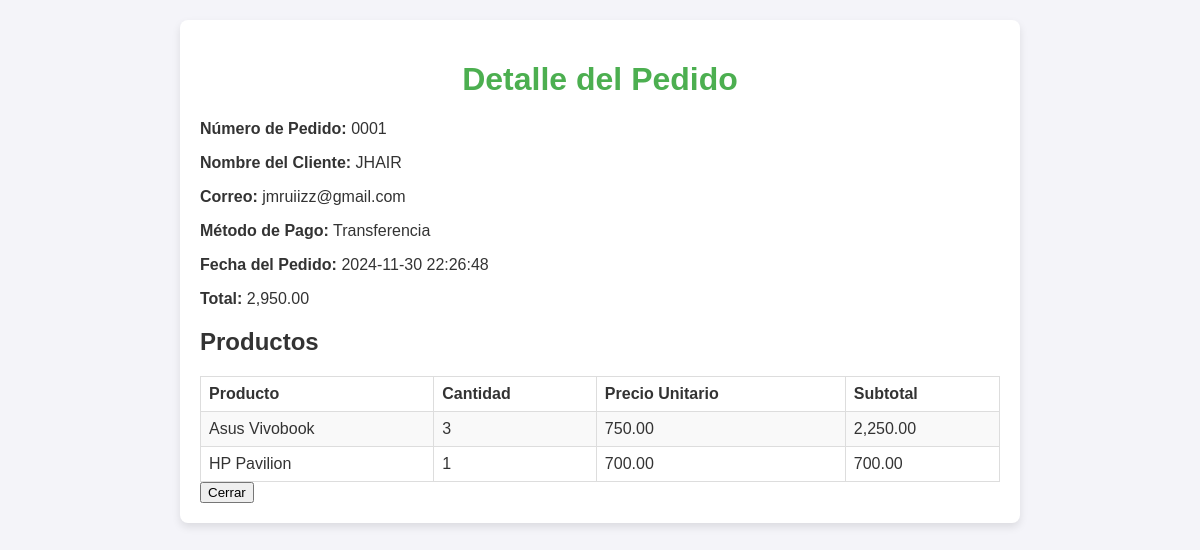
Screenshot of /pedido_detalle.php?id_pedido=0001 with the database file from the repository.
### tables this page shows
CREATE TABLE `pedidos` (
  `id_pedido` varchar(10) NOT NULL,
  `nombre_cliente` varchar(255) NOT NULL,
  `correo` varchar(255) NOT NULL,
  `metodo_pago` varchar(50) NOT NULL,
  `fecha_pedido` datetime NOT NULL,
  `total` decimal(10,2) NOT NULL,
  `estado` varchar(50) NOT NULL
);

CREATE TABLE `detalles_pedido` (
  `id_detalle` int(11) NOT NULL,
  `id_pedido` varchar(10) NOT NULL,
  `id_producto` varchar(11) NOT NULL,
  `nombre_producto` varchar(255) NOT NULL,
  `precio` decimal(10,2) NOT NULL,
  `cantidad` int(11) NOT NULL,
  `subtotal` decimal(10,2) NOT NULL
);

### pedido_detalle.php (the view, shortened to what this page needs)
<?php
include 'conexion.php';
$id_pedido = isset($_GET['id_pedido']) ? $_GET['id_pedido'] : null;
$sql_pedido = "SELECT * FROM Pedidos WHERE id_pedido = '$id_pedido'";
$result_pedido = $conn->query($sql_pedido);
$pedido = $result_pedido->fetch_assoc();
$sql_detalles = "SELECT * FROM Detalles_Pedido WHERE id_pedido = '$id_pedido'";
$result_detalles = $conn->query($sql_detalles);
?>
<!DOCTYPE html>
<html lang="es">
<head>
    <link rel="stylesheet" href="css/cart-details.css">
</head>
<body>
    <div class="container">
        <h1>Detalle del Pedido</h1>
        <p><strong>Número de Pedido:</strong> <?php echo $pedido['id_pedido']; ?></p>
        <p><strong>Nombre del Cliente:</strong> <?php echo $pedido['nombre_cliente']; ?></p>
        <p><strong>Correo:</strong> <?php echo $pedido['correo']; ?></p>
        <p><strong>Método de Pago:</strong> <?php echo $pedido['metodo_pago']; ?></p>
        <p><strong>Fecha del Pedido:</strong> <?php echo $pedido['fecha_pedido']; ?></p>
        <p><strong>Total:</strong> <?php echo number_format($pedido['total'], 2); ?></p>
        <h2>Productos</h2>
        <table border="1">
            <tr>
                <th>Producto</th>
                <th>Cantidad</th>
                <th>Precio Unitario</th>
                <th>Subtotal</th>
            </tr>
            <?php while ($detalle = $result_detalles->fetch_assoc()) : ?>
            <tr>
                <td><?php echo $detalle['nombre_producto']; ?></td>
                <td><?php echo $detalle['cantidad']; ?></td>
                <td><?php echo number_format($detalle['precio'], 2); ?></td>
                <td><?php echo number_format($detalle['subtotal'], 2); ?></td>
            </tr>
            <?php endwhile; ?>
        </table>
        <button onclick="window.close();">Cerrar</button>
    </div>
</body>
</html>

### css/cart-details.css (style rules this page uses)
body { font-family: Arial, sans-serif; margin: 0; padding: 0; background-color: #f4f4f4; }
.container { width: 80%; margin: 0 auto; padding: 20px; }
h1 { text-align: center; color: #333; }
h2 { color: #333; margin-bottom: 20px; }
body { font-family: Arial, sans-serif; margin: 0; padding: 0; background-color: #f4f4f9; color: #333; }
.container { max-width: 800px; margin: 20px auto; background: #fff; padding: 20px; box-shadow: 0 4px 8px rgba(0, 0, 0, 0.1); border-radius: 8px; }
h1 { text-align: center; color: #4CAF50; }
table { width: 100%; border-collapse: collapse; margin-top: 20px; }
table th, table td { border: 1px solid #ddd; padding: 8px; text-align: left; }
table tbody tr:nth-child(even) { background-color: #f9f9f9; }

### rows the page displays
pedidos: id_pedido "0001", nombre_cliente "JHAIR", correo "jmruiizz@gmail.com", metodo_pago "Transferencia", fecha_pedido "2024-11-30 22:26:48", total "2,950.00"
detalles_pedido: nombre_producto "Asus Vivobook", cantidad "3", precio "750.00", subtotal "2,250.00"
detalles_pedido: nombre_producto "HP Pavilion", cantidad "1", precio "700.00", subtotal "700.00"
